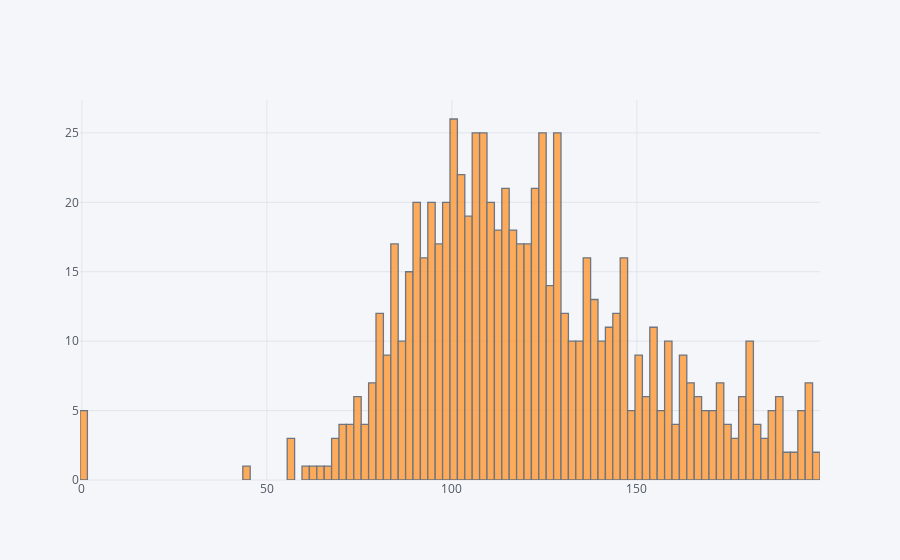

The cell this chart's notebook holds for it:
### Code cell
df['Glucose'].iplot(kind='hist',bins=100)

### Figure 1 — Plotly figure (JSON) as saved in the notebook; plotly's stock layout.template omitted (floating-point values rounded to 4 significant figures; data arrays with more than 128 entries replaced by an {"elided": "..."} marker saying what was removed)
{"data": [{"histfunc": "count", "histnorm": "", "marker": {"color": "rgba(255, 153, 51, 1.0)", "line": {"color": "#4D5663", "width": 1.3}}, "name": "Glucose", "nbinsx": 100, "opacity": 0.8, "orientation": "v", "type": "histogram", "uid": "05016daf-ded4-4cc1-9f9b-2b3564552c49", "x": {"elided": "768 int values"}}], "layout": {"barmode": "overlay", "legend": {"bgcolor": "#F5F6F9", "font": {"color": "#4D5663"}}, "paper_bgcolor": "#F5F6F9", "plot_bgcolor": "#F5F6F9", "title": {"font": {"color": "#4D5663"}}, "xaxis": {"gridcolor": "#E1E5ED", "showgrid": true, "tickfont": {"color": "#4D5663"}, "title": {"font": {"color": "#4D5663"}, "text": ""}, "zerolinecolor": "#E1E5ED"}, "yaxis": {"gridcolor": "#E1E5ED", "showgrid": true, "tickfont": {"color": "#4D5663"}, "title": {"font": {"color": "#4D5663"}, "text": ""}, "zerolinecolor": "#E1E5ED"}}}
